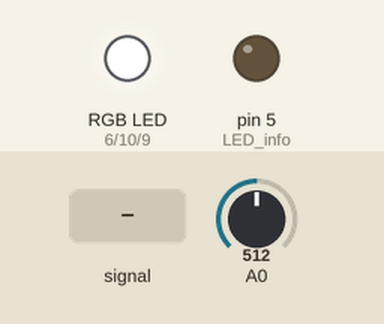
A sketch run on a simulated Arduino Uno, built with avr-gcc and run on an emulated ATmega328P. Parts: an RGB LED mixed from three pins (HIGH = lit), output pins drawn as LEDs (lit = HIGH). The test bench sets the inputs (shaded band); at power-on: A0 = 512.

Above: at 1.2 s.
1.3 s: A0 fed a 200 Hz sine of ±81 counts around its level
4.3 s: A0 fed a 1000 Hz sine of ±255 counts around its level
At 6.39 s:
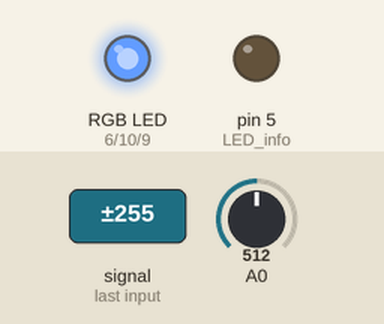
7.3 s: A0 fed a 50 Hz sine of ±306 counts around its level
At 7.42 s:
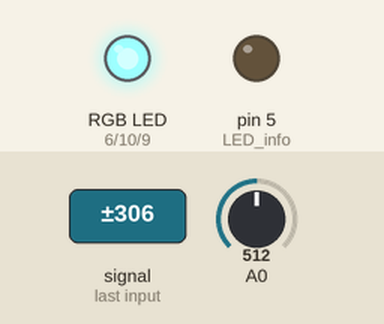
9.0 s: A0 fed a 1000 Hz sine of ±255 counts around its level
12.0 s: A0 set to 716
At 13.1 s:
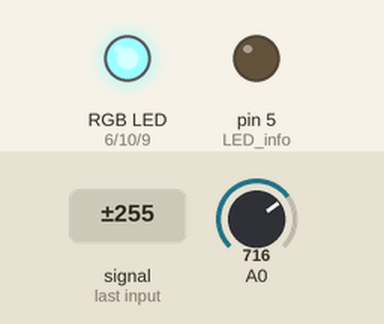
Timing chart, 0 to 14.5 s (numbered marks = the images above; inputs shaded):
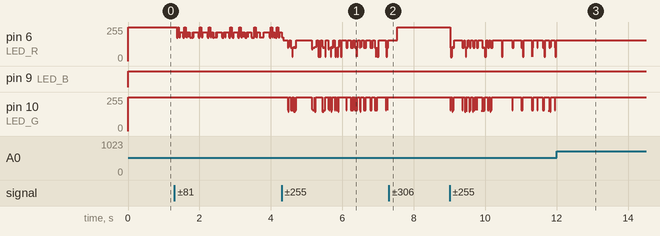

The sketch:

AC_Equalizers1.01.ino
```cpp
//generalized wave freq detection with 38.5kHz sampling rate and interrupts
//by Amanda Ghassaei
//https://www.instructables.com/id/Arduino-Frequency-Detection/
//Sept 2012

/*
   This program is free software; you can redistribute it and/or modify
   it under the terms of the GNU General Public License as published by
   the Free Software Foundation; either version 3 of the License, or
   (at your option) any later version.

*/
#include <elapsedMillis.h>
elapsedMillis now = 0;
const int LED_info = 5;
const int LED_R = 6;
const int LED_G = 10;
const int LED_B = 9;


//clipping indicator variables
boolean clipping = 0;

//data storage variables
byte newData = 0;
byte prevData = 0;
unsigned int time = 0;//keeps time and sends vales to store in timer[] occasionally
int timer[10];//sstorage for timing of events
int slope[10];//storage for slope of events
unsigned int totalTimer;//used to calculate period
unsigned int period;//storage for period of wave
byte index = 0;//current storage index
float frequency;//storage for frequency calculations
int maxSlope = 0;//used to calculate max slope as trigger point
int newSlope;//storage for incoming slope data

//variables for decided whether you have a match
byte noMatch = 0;//counts how many non-matches you've received to reset variables if it's been too long
byte slopeTol = 255;//slope tolerance- adjust this if you need
int timerTol = 10;//timer tolerance- adjust this if you need

//variables for amp detection
unsigned int ampTimer = 0;
byte maxAmp = 0;
byte checkMaxAmp;
byte ampThreshold = 50;//raise if you have a very noisy signal
byte midpoint = 125;

//smoothing data
const int medianLength = 9;
float median[medianLength];


void setup() {

  Serial.begin(9600);

  pinMode(LED_info, OUTPUT);
  pinMode(LED_R, OUTPUT);
  pinMode(LED_G, OUTPUT);
  pinMode(LED_B, OUTPUT);

  cli();//diable interrupts

  //set up continuous sampling of analog pin 0 at 38.5kHz

  //clear ADCSRA and ADCSRB registers
  ADCSRA = 0;
  ADCSRB = 0;

  ADMUX |= (1 << REFS0); //set reference voltage
  ADMUX |= (1 << ADLAR); //left align the ADC value- so we can read highest 8 bits from ADCH register only

  ADCSRA |= (1 << ADPS2) | (1 << ADPS0); //set ADC clock with 32 prescaler- 16mHz/32=500kHz
  ADCSRA |= (1 << ADATE); //enabble auto trigger
  ADCSRA |= (1 << ADIE); //enable interrupts when measurement complete
  ADCSRA |= (1 << ADEN); //enable ADC
  ADCSRA |= (1 << ADSC); //start ADC measurements

  sei();//enable interrupts
}

ISR(ADC_vect) {//when new ADC value ready

  PORTB &= B11101111;//set pin 12 low
  prevData = newData;//store previous value
  newData = ADCH;//get value from A0
  if (prevData < midpoint && newData >= midpoint) { //if increasing and crossing midpoint
    newSlope = newData - prevData;//calculate slope
    if (abs(newSlope - maxSlope) < slopeTol) { //if slopes are ==
      //record new data and reset time
      slope[index] = newSlope;
      timer[index] = time;
      time = 0;
      if (index == 0) { //new max slope just reset
        PORTB |= B00010000;//set pin 12 high
        noMatch = 0;
        index++;//increment index
      }
      else if (abs(timer[0] - timer[index]) < timerTol && abs(slope[0] - newSlope) < slopeTol) { //if timer duration and slopes match
        //sum timer values
        totalTimer = 0;
        for (byte i = 0; i < index; i++) {
          totalTimer += timer[i];
        }
        period = totalTimer;//set period
        //reset new zero index values to compare with
        timer[0] = timer[index];
        slope[0] = slope[index];
        index = 1;//set index to 1
        PORTB |= B00010000;//set pin 12 high
        noMatch = 0;
      }
      else { //crossing midpoint but not match
        index++;//increment index
        if (index > 9) {
          reset();
        }
      }
    }
    else if (newSlope > maxSlope) { //if new slope is much larger than max slope
      maxSlope = newSlope;
      time = 0;//reset clock
      noMatch = 0;
      index = 0;//reset index
    }
    else { //slope not steep enough
      noMatch++;//increment no match counter
      if (noMatch > 9) {
        reset();
      }
    }
  }

  if (newData == 0 || newData == 1023) { //if clipping
    PORTB |= B00100000;//set pin 13 high- turn on clipping indicator led
    clipping = 1;//currently clipping
  }

  time++;//increment timer at rate of 38.5kHz

  ampTimer++;//increment amplitude timer
  if (abs(midpoint - ADCH) > maxAmp) {
    maxAmp = abs(midpoint - ADCH);
  }
  if (ampTimer == 1000) {
    ampTimer = 0;
    checkMaxAmp = maxAmp;
    maxAmp = 0;
  }

}

void reset() { //clea out some variables
  index = 0;//reset index
  noMatch = 0;//reset match couner
  maxSlope = 0;//reset slope
}


void checkClipping() { //manage clipping indicator LED
  if (clipping) { //if currently clipping
    PORTB &= B11011111;//turn off clipping indicator led
    clipping = 0;
  }
}

void sortFloat(float a[], int size) {
  for (int i = 0; i < (size - 1); i++) {
    for (int o = 0; o < (size - (i + 1)); o++) {
      if (a[o] > a[o + 1]) {
        float t = a[o];
        a[o] = a[o + 1];
        a[o + 1] = t;
      }
    }
  }
}

void loop() {

  checkClipping();

  //if (checkMaxAmp > ampThreshold) {
  for (int i = 0; i < medianLength; i++) {
    frequency = 38462 / float(period); //calculate frequency timer rate/period

    median[i] = frequency;


    sortFloat(median, medianLength);
    //}
  }
  if (median[4] > 100)
  {
    float red = (median[4] - 750) * 255 / 750;
    float green = (median[4] - 1500) * 255 / 750;
    float blue = (median[4] - 2250) * 255 / 750;

    now = 0;
    analogWrite(LED_R, min(255, abs(red)));
    analogWrite(LED_G, min(255, abs(green)));
    analogWrite(LED_B, min(255, abs(blue)));

  }

  if (now > 20)
  {
    analogWrite(LED_R, 255);
    analogWrite(LED_G, 255);
    analogWrite(LED_B, 255);
    frequency = 0;
    for (int i = 0; i<medianLength; i++)
    {
      median[i] = 0;
    }
  }
}
```

Measured:
- after the input at 7.3 s, pin 10 (LED_G): stops changing and stays 255/255
- after the input at 12.0 s, pin 6 (LED_R): stops changing and stays 156/255; pin 10 (LED_G): stops changing and stays 255/255
